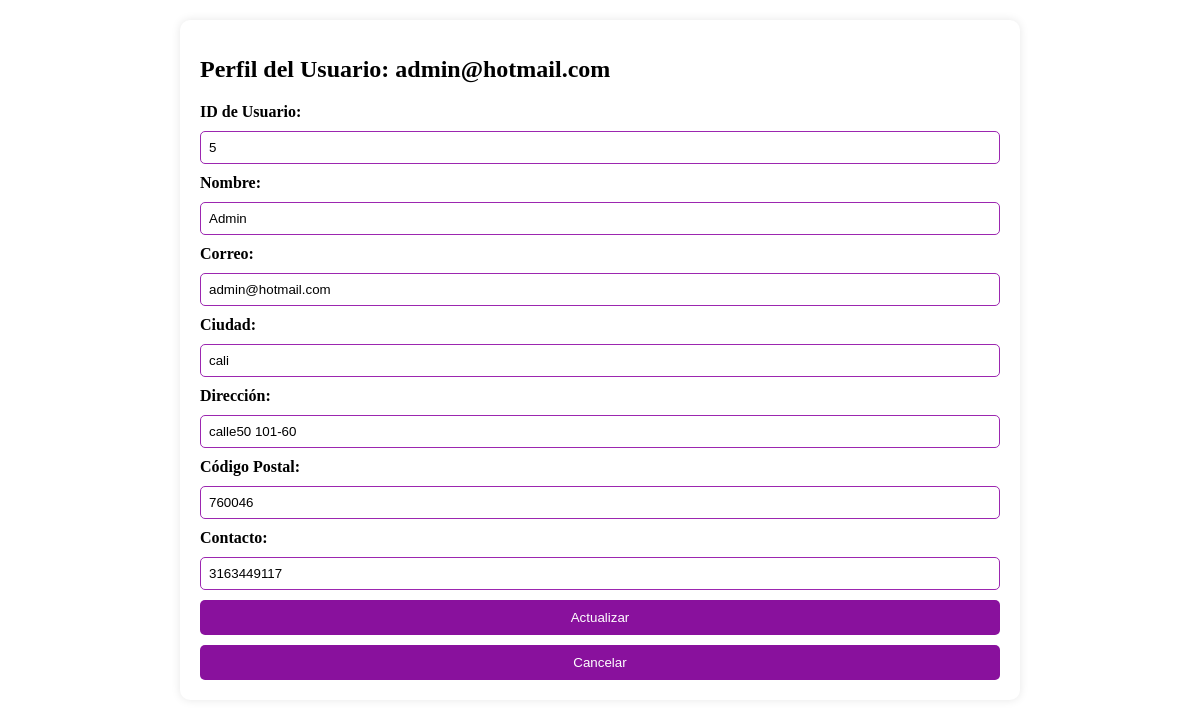
The page /Modulos/perfil.php (signed in) on the database its author committed.
### tables this page shows
CREATE TABLE `usuarios` (
  `id_usuario` int(11) NOT NULL,
  `nombre` varchar(100) DEFAULT NULL,
  `correo` varchar(100) DEFAULT NULL,
  `ciudad` varchar(100) DEFAULT NULL,
  `direccion` text DEFAULT NULL,
  `codpostal` varchar(100) DEFAULT NULL,
  `contacto` varchar(100) DEFAULT NULL,
  `usuario` varchar(100) DEFAULT NULL,
  `contrasena` varchar(100) DEFAULT NULL
);

### Modulos/perfil.php (the view, shortened to what this page needs)
<!DOCTYPE html>
<html lang="es">
<head>
</head>
<body>
    <?php
    require_once 'In/db_connection.php';
    if (isset($_SESSION['loggedin']) && $_SESSION['loggedin'] === true) {
        $usuario = $_SESSION['usuario'];
        $sql = "SELECT * FROM usuarios WHERE usuario = '$usuario'";
        $result = $conn->query($sql);
        if ($result->num_rows == 1) {
            $row = $result->fetch_assoc();
    ?>
            <div class="container">
            <h1>Perfil del Usuario: <?php echo $usuario; ?></h1>
                <form action="<?php echo htmlspecialchars($_SERVER["PHP_SELF"]); ?>" method="POST">
                    <label for="id_usuario">ID de Usuario:</label>
                    <input type="text" id="id_usuario" name="id_usuario" value="<?php echo $row['id_usuario']; ?>" readonly required>
                    <label for="nombre">Nombre:</label>
                    <input type="text" id="nombre" name="nombre" value="<?php echo $row['nombre']; ?>" required>
                    <label for="correo">Correo:</label>
                    <input type="text" id="correo" name="correo" value="<?php echo $row['correo']; ?>" required>
                    <label for="ciudad">Ciudad:</label>
                    <input type="text" id="ciudad" name="ciudad" value="<?php echo $row['ciudad']; ?>" required>
                    <label for="direccion">Dirección:</label>
                    <input type="text" id="direccion" name="direccion" value="<?php echo $row['direccion']; ?>" required>
                    <label for="codpostal">Código Postal:</label>
                    <input type="text" id="codpostal" name="codpostal" value="<?php echo $row['codpostal']; ?>" required>
                    <label for="contacto">Contacto:</label>
                    <input type="text" id="contacto" name="contacto" value="<?php echo $row['contacto']; ?>" required>
                    <button type="submit">Actualizar</button>
                    <button type="button" onclick="window.location.href='../index.php'">Cancelar</button>
                </form>
            </div>
    <?php
        } else {
            echo '<div class="error">Usuario no encontrado</div>';
        }
    } else {
        header("Location: ../../index.php");
        exit();
    }
    ?>
</body>
</html>

### Modulos/perfil.php (style rules this page uses)
:root { --primario: #9C27B0; --primarioOscuro: #89119D; --secundario: #FFCE00; --secundarioOscuro: rgb(233, 187, 2); --blanco: #FFF; --negro: #000; --fuente: 'Staatliches', cursive; }
body { font-family: var(--fuente); background-color: var(--blanco); margin: 0; padding: 0; }
.container { max-width: 800px; margin: 20px auto; background-color: var(--blanco); border-radius: 10px; box-shadow: 0 0 10px rgba(0, 0, 0, 0.1); padding: 20px; }
h1 { font-size: 24px; color: var(--negro); margin-bottom: 20px; }
form { display: grid; gap: 10px; }
label { font-weight: bold; }
input[type="text"] { padding: 8px; border: 1px solid var(--primario); border-radius: 5px; }
button[type="submit"] { background-color: var(--primarioOscuro); color: var(--blanco); padding: 10px 20px; border: none; border-radius: 5px; cursor: pointer; }
button[type="button"] { background-color: var(--primarioOscuro); color: var(--blanco); padding: 10px 20px; border: none; border-radius: 5px; cursor: pointer; }

### rows shown on the page
usuarios: id_usuario "5", nombre "Admin", correo "admin@hotmail.com", ciudad "cali", direccion "calle50 101-60", codpostal "760046", contacto "3163449117"

### other values the page prints
$usuario "admin@hotmail.com"
